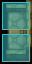

A 2D game scene composited from a Tiled map and its tileset images. What follows is a short description and the map's XML, with each tile layer's data collapsed to a summary:
An orthogonal 1x2 tile map with 32x32 px tiles, 2 tile layers (objects, collision), 1 hidden layer not drawn, 6 tilesets.

<map version="1.0" orientation="orthogonal" width="1" height="2" tilewidth="32" tileheight="32">
 <tileset firstgid="1" name="furniture-modern" tilewidth="32" tileheight="32">
  <image source="../maps/graphics/tiles/furniture-modern.png" width="512" height="512" />
 </tileset>
 <tileset firstgid="257" name="furniture-placement" tilewidth="32" tileheight="32">
  <image source="../maps/graphics/tiles/furniture-placement.png" width="64" height="64" />
  <tile id="2">
   <properties>
    <property name="constraint" value="ground" />
   </properties>
  </tile>
  <tile id="3">
   <properties>
    <property name="constraint" value="wall" />
   </properties>
  </tile>
 </tileset>
 <tileset firstgid="261" name="collision" tilewidth="32" tileheight="32">
  <image source="../maps/graphics/tiles/collision.png" width="64" height="32" />
  <tile id="0">
   <properties>
    <property name="collision" value="short" />
   </properties>
  </tile>
 </tileset>
 <tileset firstgid="263" name="furniture-lab" tilewidth="32" tileheight="32">
  <image source="../maps/graphics/tiles/furniture-lab.png" width="512" height="512" />
 </tileset>
 <tileset firstgid="519" name="future-obj3" tilewidth="32" tileheight="32">
  <image source="../image-atlases/future-obj3.png" width="512" height="512" />
 </tileset>
 <tileset firstgid="775" name="future-obj4" tilewidth="32" tileheight="32">
  <image source="../image-atlases/future-obj4.png" width="512" height="512" />
 </tileset>
 <layer name="objects" width="1" height="2">
  <data>[2 cells, 2 non-empty, 2 distinct tile ids]</data>
 </layer>
 <layer name="constraints" width="1" height="2" visible="0">
  <data>[2 cells, 2 non-empty, 1 distinct tile ids]</data>
 </layer>
 <layer name="collision" width="1" height="2">
  <data>[2 cells, 2 non-empty, 1 distinct tile ids]</data>
 </layer>
</map>
